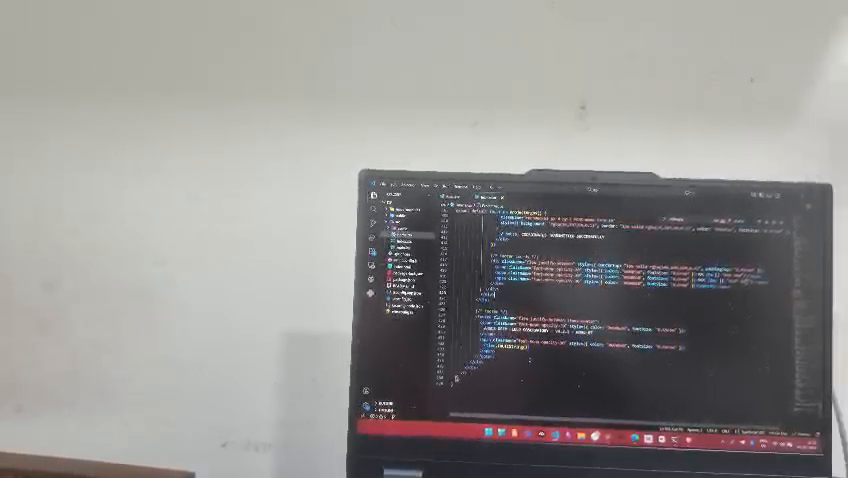
#> input picture frame 30 of 1.mp4, 848 x 478 px
$ python homography_better.py
#> lines starting #> are read from the running program, lines starting #| are printed output that depends on the picture; pictures that were not available may be replaced by others from this repository, and a replacement may not be noted
import cv2
import numpy as np

# === SETTINGS ===
video1_path = "1.mp4"   # LEFT video
video2_path = "2.mp4"   # RIGHT video
output_path = "merged_output.mp4"

resize_height = 720
max_features = 5000
BLEND_BAND = 200        # feathering width in pixels
# =================


def resize_to_height(frame, height):
    h, w = frame.shape[:2]
    if h == height:
        return frame
    scale = height / h
    return cv2.resize(frame, (int(w * scale), height))


def compute_homography(img_left, img_right, max_features=5000):
    """
    Returns H such that: warped_right = warpPerspective(img_right, H, canvas_size)
    aligns img_right onto img_left's coordinate system.
    """
    gray_l = cv2.cvtColor(img_left,  cv2.COLOR_BGR2GRAY)
    gray_r = cv2.cvtColor(img_right, cv2.COLOR_BGR2GRAY)

    orb = cv2.ORB_create(max_features)
    kp_l, des_l = orb.detectAndCompute(gray_l, None)
    kp_r, des_r = orb.detectAndCompute(gray_r, None)

    if des_l is None or des_r is None:
        return None

    matcher = cv2.BFMatcher(cv2.NORM_HAMMING, crossCheck=False)
    raw = matcher.knnMatch(des_l, des_r, k=2)

    good = [m for m, n in raw if m.distance < 0.75 * n.distance]
    print(f"  Good matches after ratio test: {len(good)}")
    if len(good) < 10:
        return None

    pts_l = np.float32([kp_l[m.queryIdx].pt for m in good])
    pts_r = np.float32([kp_r[m.trainIdx].pt for m in good])

    H, mask = cv2.findHomography(pts_r, pts_l, cv2.RANSAC, 5.0)
    print(f"  RANSAC inliers: {mask.sum() if mask is not None else 0}")
    return H


def get_canvas_params(H, w_l, h_l, w_r, h_r):
    """
    Given homography H (maps right→left coords), compute:
    - canvas size (width, height)
    - x/y offset to shift left image so everything stays positive
    """
    corners_r = np.float32([[0,0],[w_r,0],[w_r,h_r],[0,h_r]]).reshape(-1,1,2)
    warped_corners = cv2.perspectiveTransform(corners_r, H)

    all_x = np.concatenate([[0, w_l], warped_corners[:,0,0]])
    all_y = np.concatenate([[0, h_l], warped_corners[:,0,1]])

    x_min = min(0, float(all_x.min()))
    y_min = min(0, float(all_y.min()))
    x_max = float(all_x.max())
    y_max = float(all_y.max())

    offset_x = int(-x_min)
    offset_y = int(-y_min)
    canvas_w = int(x_max - x_min) + 1
    canvas_h = int(y_max - y_min) + 1

    return canvas_w, canvas_h, offset_x, offset_y


def build_seam_mask(canvas_l, canvas_r, blend_band):
    """
    Build per-pixel alpha (0=use left, 1=use right) with feathered seam.
    """
    h, w = canvas_l.shape[:2]
    has_l = (canvas_l.max(axis=2) > 5).astype(np.float32)
    has_r = (canvas_r.max(axis=2) > 5).astype(np.float32)
    overlap = has_l * has_r

    overlap_cols = np.where(overlap.max(axis=0) > 0)[0]

    alpha = np.zeros((h, w), dtype=np.float32)

    if len(overlap_cols) == 0:
        # No overlap — just paste side by side
        alpha[has_r > 0] = 1.0
        return alpha

    seam_start = int(overlap_cols.min())
    seam_end   = int(overlap_cols.max())
    seam_w     = max(seam_end - seam_start, 1)

    # Feather over the overlap region (clamped to blend_band)
    actual_band = min(blend_band, seam_w)
    feather_start = seam_end - actual_band

    for col in range(w):
        if col <= feather_start:
            alpha[:, col] = 0.0       # fully left
        elif col <= seam_end:
            t = (col - feather_start) / actual_band
            # smooth step
            t = t * t * (3 - 2 * t)
            alpha[:, col] = t
        else:
            alpha[:, col] = 1.0       # fully right

    # Where only one source exists, use that source
    alpha = np.where((has_l > 0) & (has_r < 0.5), 0.0, alpha)
    alpha = np.where((has_r > 0) & (has_l < 0.5), 1.0, alpha)
    # Where neither exists, 0
    alpha = np.where((has_l < 0.5) & (has_r < 0.5), 0.0, alpha)

    return alpha


# [13 lines left out: function crop_black_borders, not called in this run]


# ── Open videos ───────────────────────────────────────────────────────────────
cap1 = cv2.VideoCapture(video1_path)
cap2 = cv2.VideoCapture(video2_path)
fps  = cap1.get(cv2.CAP_PROP_FPS) or 30.0

ret1, raw1 = cap1.read()
#> raw1 is the input picture: shape (478, 848, 3); mean B, G, R 143.4, 145.1, 146.7
ret2, raw2 = cap2.read()
if not ret1 or not ret2:
    raise RuntimeError("Could not read frames from one or both videos.")

f1 = resize_to_height(raw1, resize_height)
f2 = resize_to_height(raw2, resize_height)
h, w1 = f1.shape[:2]
_,  w2 = f2.shape[:2]

# ── Compute homography once ───────────────────────────────────────────────────
print("Computing homography...")
H = compute_homography(f1, f2, max_features)
#> in compute_homography, `gray_l = cv2.cvtColor(img_left,  cv2.COLOR_BGR2GRAY)`:
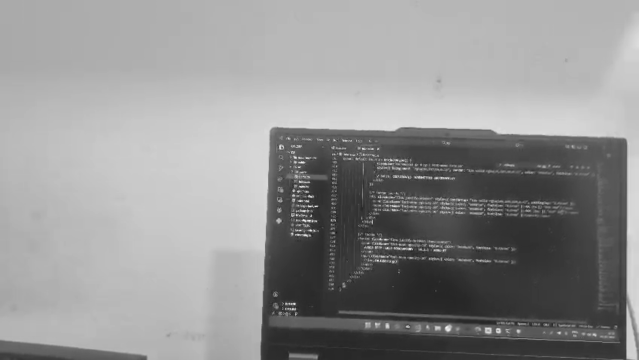
#> gray_l: shape (720, 1277) (shown at 1/2 size); min 15, max 254, mean 145.3
#> in compute_homography, `kp_l, des_l = orb.detectAndCompute(gray_l, None)`: kp_l = 4675 keypoints; strongest (x, y, size): (589, 607, 31), (607, 439, 37.2), (606, 440, 31), (588, 607, 37.2)
#> in compute_homography, `kp_r, des_r = orb.detectAndCompute(gray_r, None)`: kp_r has the same summary as kp_l
#> in compute_homography, `raw = matcher.knnMatch(des_l, des_r, k=2)`: raw = 4675 matches
#|   Good matches after ratio test: 4675
#> in compute_homography, `pts_l = np.float32([kp_l[m.queryIdx].pt for m in good])`: pts_l = 4675 pairs, first value 539.1 to 1232, second value 161.7 to 671
#> in compute_homography, `pts_r = np.float32([kp_r[m.trainIdx].pt for m in good])`: pts_r has the same summary as pts_l
#> in compute_homography, `H, mask = cv2.findHomography(pts_r, pts_l, cv2.RANSAC, 5.0)`: H = [[1, -9.88e-15, 2.38e-12], [9.19e-16, 1, 1.44e-12], [2.23e-18, -1.23e-17, 1]]; mask = 4675 values from 1 to 1
#|   RANSAC inliers: 4675

if H is None:
    print("WARNING: Homography failed — falling back to simple side-by-side.")
    canvas_w = w1 + w2
    canvas_h = h
    offset_x = 0
    offset_y = 0
    H_final = None
else:
    canvas_w, canvas_h, offset_x, offset_y = get_canvas_params(H, w1, h, w2, h)
#> in get_canvas_params, `warped_corners = cv2.perspectiveTransform(corners_r, H)`: warped_corners = [[2.38e-12, 1.44e-12], [1277, 2.61e-12], [1277, 720], [-4.73e-12, 720]]
#> in get_canvas_params, `all_x = np.concatenate([[0, w_l], warped_corners[:,0,0]])`: all_x = [0, 1277, 2.38e-12, 1277, 1277, -4.73e-12]
#> in get_canvas_params, `all_y = np.concatenate([[0, h_l], warped_corners[:,0,1]])`: all_y = [0, 720, 1.44e-12, 2.61e-12, 720, 720]
#> in get_canvas_params, `x_min = min(0, float(all_x.min()))`: x_min = -4.73e-12
#> in get_canvas_params, `y_min = min(0, float(all_y.min()))`: y_min = 0
#> in get_canvas_params, `x_max = float(all_x.max())`: x_max = 1277
#> in get_canvas_params, `y_max = float(all_y.max())`: y_max = 720
#> in get_canvas_params, `offset_x = int(-x_min)`: offset_x = 0
#> in get_canvas_params, `canvas_w = int(x_max - x_min) + 1`: canvas_w = 1278
#> in get_canvas_params, `canvas_h = int(y_max - y_min) + 1`: canvas_h = 721
#> canvas_w = 1278; canvas_h = 721; offset_x = 0; offset_y = 0
    # Adjust H to account for the canvas offset
    T = np.array([[1,0,offset_x],[0,1,offset_y],[0,0,1]], dtype=np.float64)
#> T = [[1, 0, 0], [0, 1, 0], [0, 0, 1]]
    H_final = T @ H
#> H_final has the same summary as H in compute_homography
    print(f"Canvas size: {canvas_w} x {canvas_h}, offset: ({offset_x}, {offset_y})")
#| Canvas size: 1278 x 721, offset: (0, 0)


def stitch(frame_l, frame_r):
    fl = resize_to_height(frame_l, resize_height)
    fr = resize_to_height(frame_r, resize_height)

    # Build left canvas
    cv_l = np.zeros((canvas_h, canvas_w, 3), dtype=np.uint8)
    hl, wl = fl.shape[:2]
    ey = min(offset_y + hl, canvas_h)
    ex = min(offset_x + wl, canvas_w)
    cv_l[offset_y:ey, offset_x:ex] = fl[:ey-offset_y, :ex-offset_x]

    # Build right canvas (warped)
    cv_r = np.zeros((canvas_h, canvas_w, 3), dtype=np.uint8)
    if H_final is not None:
        cv2.warpPerspective(fr, H_final, (canvas_w, canvas_h), dst=cv_r,
                            flags=cv2.INTER_LINEAR)
    else:
        hr, wr = fr.shape[:2]
        cv_r[:hr, w1:w1+wr] = fr

    # Blend
    alpha = build_seam_mask(cv_l, cv_r, BLEND_BAND)
    a3 = alpha[:, :, np.newaxis].astype(np.float32)
    blended = (cv_l.astype(np.float32) * (1 - a3) +
               cv_r.astype(np.float32) * a3)
    return np.clip(blended, 0, 255).astype(np.uint8)


# ── First frame — also used to find crop bounds ───────────────────────────────
print("Stitching first frame to determine crop region...")
first = stitch(raw1, raw2)
#> in stitch, `ey = min(offset_y + hl, canvas_h)`: ey = 720
#> in stitch, `ex = min(offset_x + wl, canvas_w)`: ex = 1277
#> in build_seam_mask, `has_l = (canvas_l.max(axis=2) > 5).astype(np.float32)`:
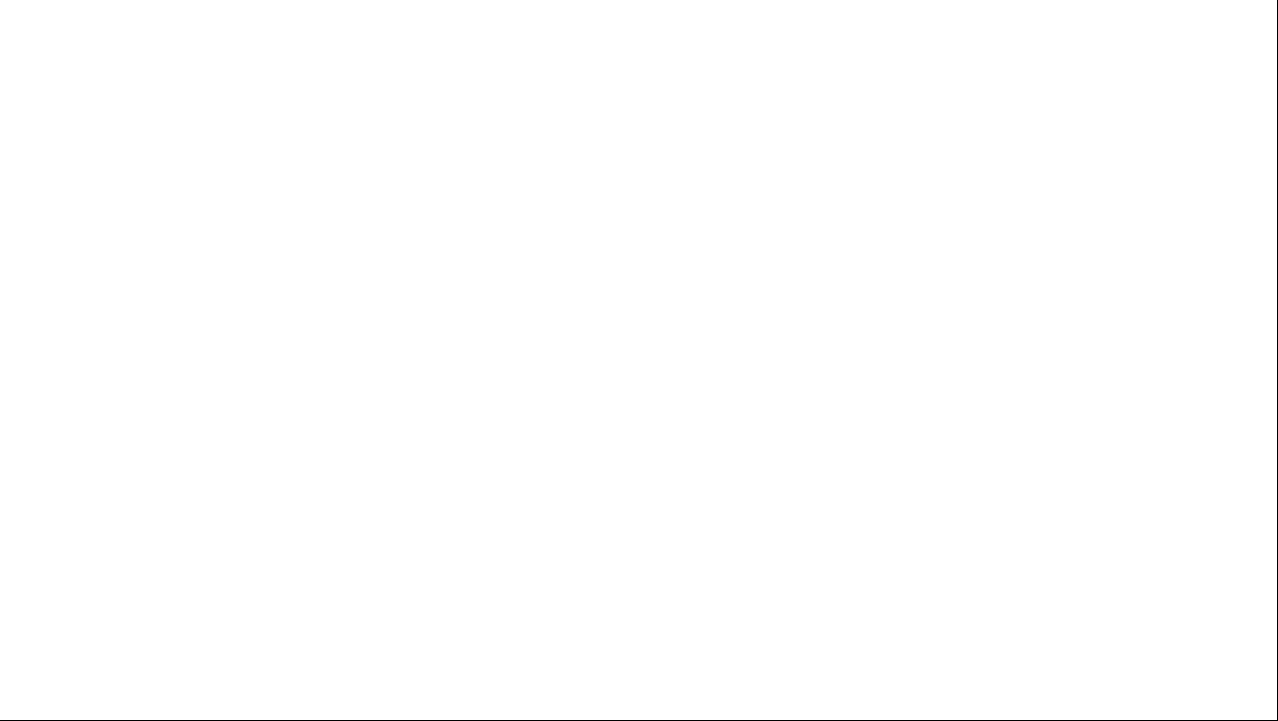
#> has_l: shape (721, 1278) float32; values 0 (black) and 1 (white), 99.8% white; black in thin lines or dots
#> in build_seam_mask, `overlap_cols = np.where(overlap.max(axis=0) > 0)[0]`: overlap_cols = 1277 values from 0 to 1276
#> in build_seam_mask, `seam_start = int(overlap_cols.min())`: seam_start = 0
#> in build_seam_mask, `seam_end   = int(overlap_cols.max())`: seam_end = 1276
#> in build_seam_mask, `actual_band = min(blend_band, seam_w)`: actual_band = 200
#> in build_seam_mask, `feather_start = seam_end - actual_band`: feather_start = 1076
#> after the loop in build_seam_mask, `for col in range(w):`:
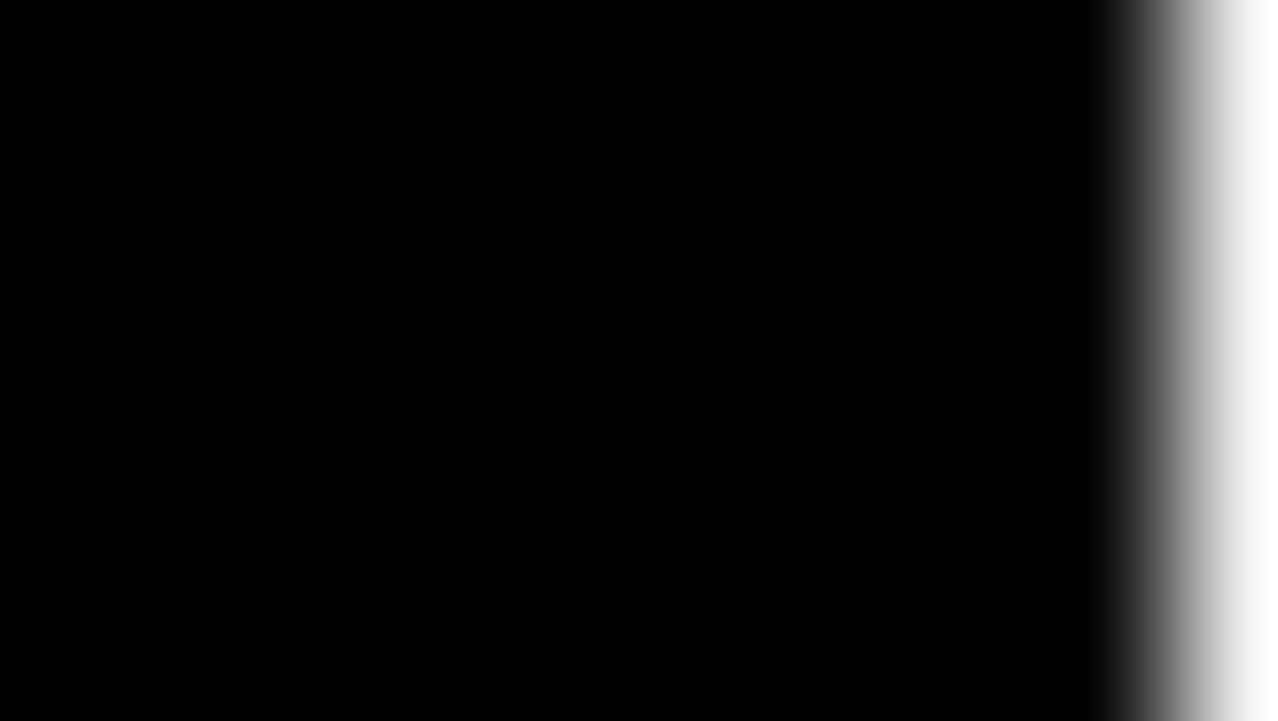
#> alpha: shape (721, 1278) float32; min 0, max 1, mean 0.0794

# Compute crop bounds from first frame and reuse for all frames
gray = cv2.cvtColor(first, cv2.COLOR_BGR2GRAY)
mask = gray > 5
#> mask: shape (721, 1278) bool; 99.8% white; black in thin lines or dots
rows = np.any(mask, axis=1)
cols = np.any(mask, axis=0)
r0 = int(np.where(rows)[0][0])  if rows.any() else 0
#> r0 = 0
r1 = int(np.where(rows)[0][-1]) if rows.any() else canvas_h - 1
#> r1 = 719
c0 = int(np.where(cols)[0][0])  if cols.any() else 0
#> c0 = 0
c1 = int(np.where(cols)[0][-1]) if cols.any() else canvas_w - 1
#> c1 = 1276

crop_h = r1 - r0 + 1
#> crop_h = 720
crop_w = c1 - c0 + 1
#> crop_w = 1277
print(f"Crop region: x={c0}:{c1}, y={r0}:{r1}  →  {crop_w} x {crop_h}")
#| Crop region: x=0:1276, y=0:719  →  1277 x 720

fourcc = cv2.VideoWriter_fourcc(*'mp4v')
out = cv2.VideoWriter(output_path, fourcc, fps, (crop_w, crop_h))
out.write(first[r0:r1+1, c0:c1+1])

# ── Process all remaining frames ──────────────────────────────────────────────
frame_count = 1
while True:
    ret1, f1 = cap1.read()
    ret2, f2 = cap2.read()
    if not ret1 or not ret2:
        break
    merged = stitch(f1, f2)
    out.write(merged[r0:r1+1, c0:c1+1])
    frame_count += 1
    if frame_count % 60 == 0:
        print(f"  {frame_count} frames done...")

cap1.release()
cap2.release()
out.release()
print(f"\nDone! {frame_count} frames → {output_path}  ({crop_w}x{crop_h})")

$ run again, starting later in the video
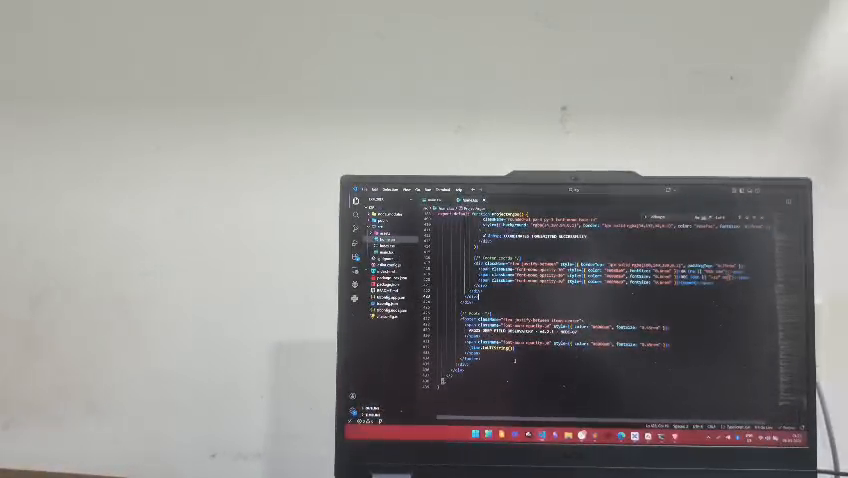
#> input picture frame 135 of 1.mp4, 848 x 478 px
#> raw1 is the input picture: shape (478, 848, 3); mean B, G, R 139.8, 141.8, 143.4
#> in compute_homography, `gray_l = cv2.cvtColor(img_left,  cv2.COLOR_BGR2GRAY)`:
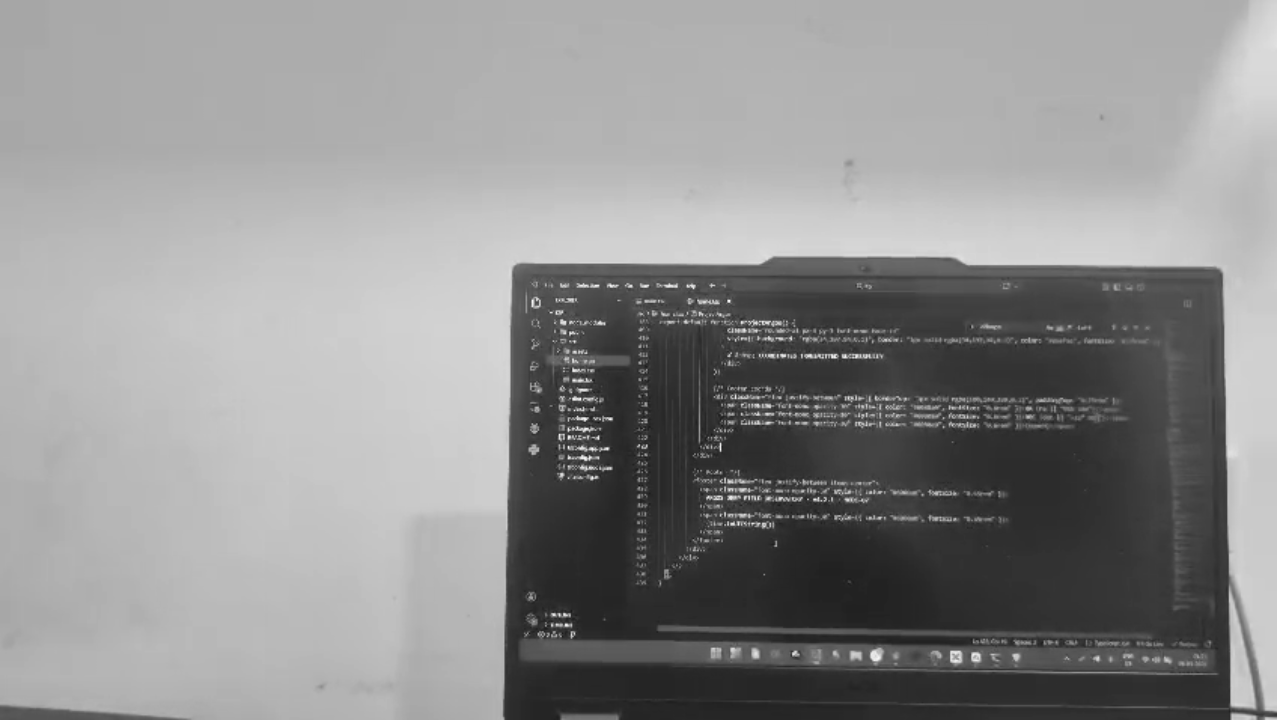
#> gray_l: shape (720, 1277); min 19, max 250, mean 141.9
#> kp_l = 4684 keypoints; strongest (x, y, size): (568, 436, 31), (586, 418, 31), (573, 369, 31), (585, 420, 31)
#> kp_r has the same summary as kp_l
#> raw = 4684 matches
#|   Good matches after ratio test: 4684
#> pts_l = 4684 pairs, first value 511.5 to 1221.7, second value 161.2 to 664.8
#> pts_r has the same summary as pts_l
#> in compute_homography, `H, mask = cv2.findHomography(pts_r, pts_l, cv2.RANSAC, 5.0)`: H = [[1, 1.3e-14, -9.61e-12], [1.82e-15, 1, -5.58e-12], [4.32e-18, 1.74e-17, 1]]; mask = 4684 values from 1 to 1
#|   RANSAC inliers: 4684
#> warped_corners = [[-9.61e-12, -5.58e-12], [1277, -3.26e-12], [1277, 720], [-2.26e-13, 720]]
#> all_x = [0, 1277, -9.61e-12, 1277, 1277, -2.26e-13]
#> all_y = [0, 720, -5.58e-12, -3.26e-12, 720, 720]
#> x_min = -9.61e-12
#> y_min = -5.58e-12
#> x_max = 1277
#> y_max = 720
#> in get_canvas_params, `offset_x = int(-x_min)`: offset_x = 0
#> in get_canvas_params, `canvas_w = int(x_max - x_min) + 1`: canvas_w = 1278
#> in get_canvas_params, `canvas_h = int(y_max - y_min) + 1`: canvas_h = 721
#> `canvas_w, canvas_h, offset_x, offset_y = get_canvas_params(H, w1, h, w..`: canvas_w = 1278; canvas_h = 721; offset_x = 0
#> T = [[1, 0, 0], [0, 1, 0], [0, 0, 1]]
#> H_final has the same summary as H in compute_homography
#| Canvas size: 1278 x 721, offset: (0, 0)
#> ey = 720
#> ex = 1277
#> has_l: shape (721, 1278) float32; values 0 (black) and 1 (white), 99.8% white; black in thin lines or dots
#> overlap_cols = 1277 values from 0 to 1276
#> seam_start = 0
#> seam_end = 1276
#> actual_band = 200
#> feather_start = 1076
#> r0 = 0
#> r1 = 719
#> c0 = 0
#> c1 = 1276
#> crop_h = 720
#> crop_w = 1277
#| Crop region: x=0:1276, y=0:719  →  1277 x 720
